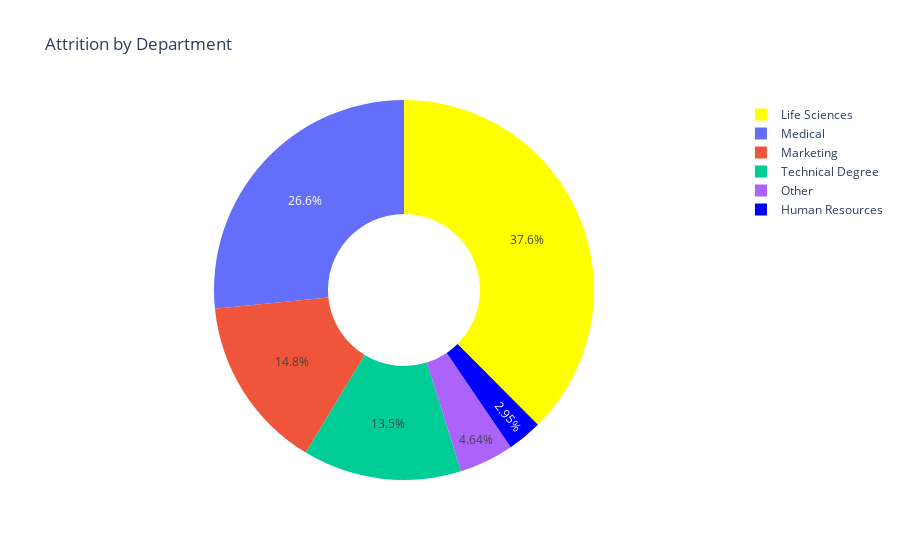

The code cell stored with this chart in its notebook:
### Code cell
# create a donut chart

fig = go.Figure(data=[go.Pie(
    labels=attrition_by['EducationField'],
    values=attrition_by['Count'],
    hole=0.4,
    marker=dict(colors=['blue' , 'yellow']),
    textposition='inside'
    
)])

# update the layout

fig.update_layout(title = 'Attrition by Department')

# show the chart

fig.show()

### Figure 1 — Plotly figure (JSON) as saved in the notebook; plotly's stock layout.template omitted (floating-point values rounded to 4 significant figures)
{"data": [{"hole": 0.4, "labels": ["Human Resources", "Life Sciences", "Marketing", "Medical", "Other", "Technical Degree"], "marker": {"colors": ["blue", "yellow"]}, "textposition": "inside", "type": "pie", "values": [7, 89, 35, 63, 11, 32]}], "layout": {"autosize": true, "title": {"text": "Attrition by Department"}}}
